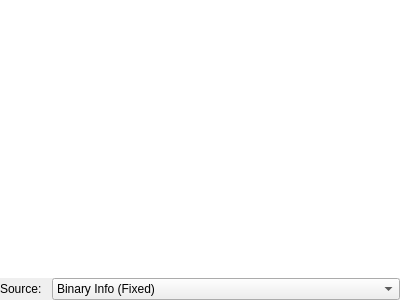
<?xml version="1.0" encoding="UTF-8"?>
<ui version="4.0">
 <class>ClassesWidget</class>
 <widget class="QDockWidget" name="ClassesWidget">
  <property name="geometry">
   <rect>
    <x>0</x>
    <y>0</y>
    <width>400</width>
    <height>300</height>
   </rect>
  </property>
  <property name="windowTitle">
   <string notr="true">Classes</string>
  </property>
  <widget class="QWidget" name="dockWidgetContents">
   <layout class="QVBoxLayout" name="verticalLayout">
    <property name="spacing">
     <number>0</number>
    </property>
    <property name="leftMargin">
     <number>0</number>
    </property>
    <property name="topMargin">
     <number>0</number>
    </property>
    <property name="rightMargin">
     <number>0</number>
    </property>
    <property name="bottomMargin">
     <number>0</number>
    </property>
    <item>
     <widget class="QTreeView" name="classesTreeView">
      <property name="styleSheet">
       <string notr="true">QTreeView::item
{
    padding-top: 1px;
    padding-bottom: 1px;
}</string>
      </property>
      <property name="frameShape">
       <enum>QFrame::NoFrame</enum>
      </property>
      <property name="lineWidth">
       <number>0</number>
      </property>
      <property name="sortingEnabled">
       <bool>true</bool>
      </property>
      <property name="expandsOnDoubleClick">
       <bool>false</bool>
      </property>
     </widget>
    </item>
    <item>
     <layout class="QHBoxLayout" name="horizontalLayout_17">
      <property name="spacing">
       <number>10</number>
      </property>
      <property name="leftMargin">
       <number>0</number>
      </property>
      <property name="topMargin">
       <number>0</number>
      </property>
      <property name="rightMargin">
       <number>0</number>
      </property>
      <item>
       <widget class="QLabel" name="classSourceLabel">
        <property name="sizePolicy">
         <sizepolicy hsizetype="Minimum" vsizetype="Preferred">
          <horstretch>0</horstretch>
          <verstretch>0</verstretch>
         </sizepolicy>
        </property>
        <property name="text">
         <string>Source:</string>
        </property>
       </widget>
      </item>
      <item>
       <widget class="QComboBox" name="classSourceCombo">
        <property name="sizePolicy">
         <sizepolicy hsizetype="Expanding" vsizetype="Fixed">
          <horstretch>0</horstretch>
          <verstretch>0</verstretch>
         </sizepolicy>
        </property>
        <item>
         <property name="text">
          <string>Binary Info (Fixed)</string>
         </property>
        </item>
        <item>
         <property name="text">
          <string>Flags (Editable)</string>
         </property>
        </item>
        <item>
         <property name="text">
          <string>Anal (Editable)</string>
         </property>
        </item>
       </widget>
      </item>
     </layout>
    </item>
   </layout>
  </widget>
 </widget>
 <resources/>
 <connections/>
</ui>
